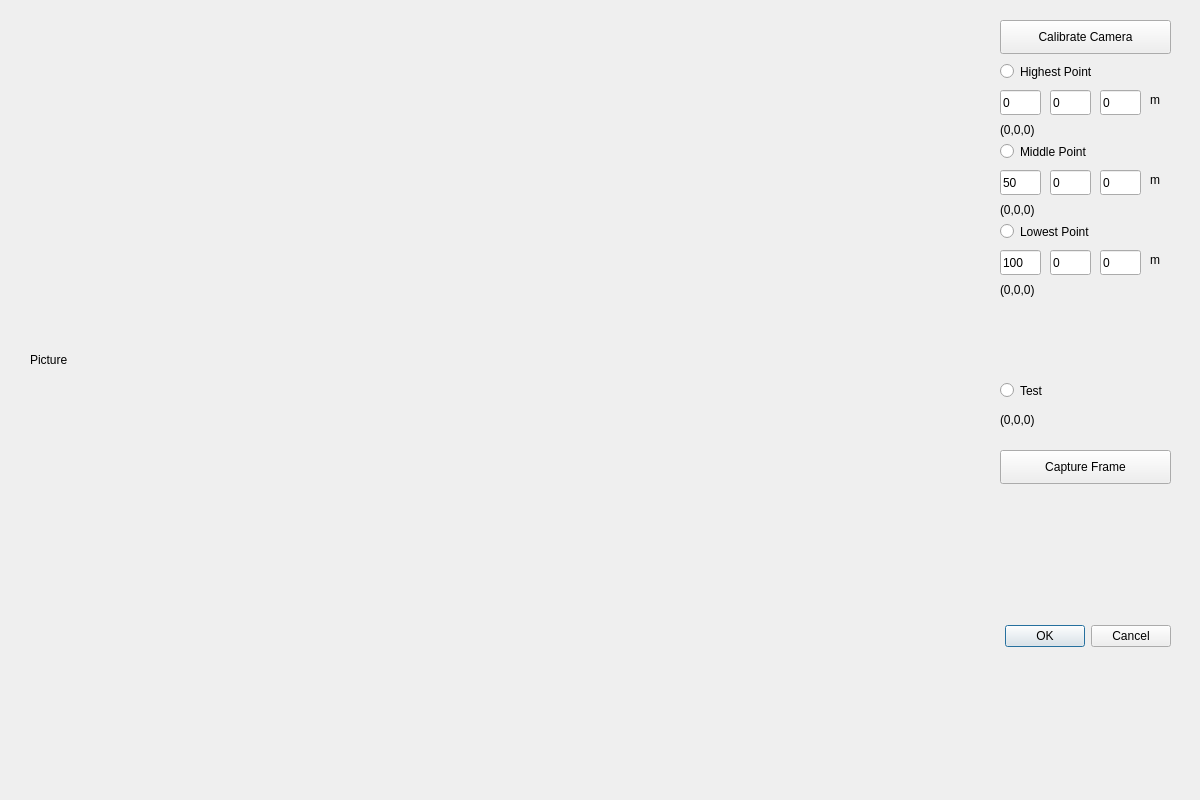
<?xml version="1.0" encoding="UTF-8"?>
<ui version="4.0">
 <class>DialogRange</class>
 <widget class="QDialog" name="DialogRange">
  <property name="geometry">
   <rect>
    <x>0</x>
    <y>0</y>
    <width>1200</width>
    <height>800</height>
   </rect>
  </property>
  <property name="windowTitle">
   <string>Dialog</string>
  </property>
  <widget class="QDialogButtonBox" name="buttonBox">
   <property name="geometry">
    <rect>
     <x>1000</x>
     <y>620</y>
     <width>171</width>
     <height>32</height>
    </rect>
   </property>
   <property name="orientation">
    <enum>Qt::Horizontal</enum>
   </property>
   <property name="standardButtons">
    <set>QDialogButtonBox::Cancel|QDialogButtonBox::Ok</set>
   </property>
  </widget>
  <widget class="QLabelClick" name="imgLabel">
   <property name="geometry">
    <rect>
     <x>30</x>
     <y>20</y>
     <width>960</width>
     <height>680</height>
    </rect>
   </property>
   <property name="text">
    <string>Picture</string>
   </property>
  </widget>
  <widget class="QRadioButton" name="radioH">
   <property name="geometry">
    <rect>
     <x>1000</x>
     <y>60</y>
     <width>131</width>
     <height>23</height>
    </rect>
   </property>
   <property name="text">
    <string>Highest Point</string>
   </property>
   <attribute name="buttonGroup">
    <string notr="true">buttonGroup</string>
   </attribute>
  </widget>
  <widget class="QRadioButton" name="radioM">
   <property name="geometry">
    <rect>
     <x>1000</x>
     <y>140</y>
     <width>131</width>
     <height>23</height>
    </rect>
   </property>
   <property name="text">
    <string>Middle Point</string>
   </property>
   <attribute name="buttonGroup">
    <string notr="true">buttonGroup</string>
   </attribute>
  </widget>
  <widget class="QRadioButton" name="radioL">
   <property name="geometry">
    <rect>
     <x>1000</x>
     <y>220</y>
     <width>121</width>
     <height>23</height>
    </rect>
   </property>
   <property name="text">
    <string>Lowest Point</string>
   </property>
   <attribute name="buttonGroup">
    <string notr="true">buttonGroup</string>
   </attribute>
  </widget>
  <widget class="QLineEdit" name="textH">
   <property name="geometry">
    <rect>
     <x>1000</x>
     <y>90</y>
     <width>41</width>
     <height>25</height>
    </rect>
   </property>
   <property name="text">
    <string>0</string>
   </property>
  </widget>
  <widget class="QLineEdit" name="textM">
   <property name="geometry">
    <rect>
     <x>1000</x>
     <y>170</y>
     <width>41</width>
     <height>25</height>
    </rect>
   </property>
   <property name="text">
    <string>50</string>
   </property>
  </widget>
  <widget class="QLineEdit" name="textL">
   <property name="geometry">
    <rect>
     <x>1000</x>
     <y>250</y>
     <width>41</width>
     <height>25</height>
    </rect>
   </property>
   <property name="text">
    <string>100</string>
   </property>
  </widget>
  <widget class="QLabel" name="mLabelH">
   <property name="geometry">
    <rect>
     <x>1150</x>
     <y>90</y>
     <width>31</width>
     <height>19</height>
    </rect>
   </property>
   <property name="text">
    <string>m</string>
   </property>
  </widget>
  <widget class="QLabel" name="mLabelM">
   <property name="geometry">
    <rect>
     <x>1150</x>
     <y>170</y>
     <width>31</width>
     <height>19</height>
    </rect>
   </property>
   <property name="text">
    <string>m</string>
   </property>
  </widget>
  <widget class="QLabel" name="mLabelL">
   <property name="geometry">
    <rect>
     <x>1150</x>
     <y>250</y>
     <width>31</width>
     <height>19</height>
    </rect>
   </property>
   <property name="text">
    <string>m</string>
   </property>
  </widget>
  <widget class="QLabel" name="posLabelH">
   <property name="geometry">
    <rect>
     <x>1000</x>
     <y>120</y>
     <width>121</width>
     <height>19</height>
    </rect>
   </property>
   <property name="text">
    <string>(0,0,0)</string>
   </property>
  </widget>
  <widget class="QLabel" name="posLabelM">
   <property name="geometry">
    <rect>
     <x>1000</x>
     <y>200</y>
     <width>121</width>
     <height>19</height>
    </rect>
   </property>
   <property name="text">
    <string>(0,0,0)</string>
   </property>
  </widget>
  <widget class="QLabel" name="posLabelL">
   <property name="geometry">
    <rect>
     <x>1000</x>
     <y>280</y>
     <width>121</width>
     <height>19</height>
    </rect>
   </property>
   <property name="text">
    <string>(0,0,0)</string>
   </property>
  </widget>
  <widget class="QLabel" name="posLabelTest">
   <property name="geometry">
    <rect>
     <x>1000</x>
     <y>410</y>
     <width>121</width>
     <height>19</height>
    </rect>
   </property>
   <property name="text">
    <string>(0,0,0)</string>
   </property>
  </widget>
  <widget class="QRadioButton" name="radioTest">
   <property name="geometry">
    <rect>
     <x>1000</x>
     <y>380</y>
     <width>121</width>
     <height>21</height>
    </rect>
   </property>
   <property name="text">
    <string>Test</string>
   </property>
   <attribute name="buttonGroup">
    <string notr="true">buttonGroup</string>
   </attribute>
  </widget>
  <widget class="QPushButton" name="cdButton">
   <property name="geometry">
    <rect>
     <x>1000</x>
     <y>20</y>
     <width>171</width>
     <height>34</height>
    </rect>
   </property>
   <property name="text">
    <string>Calibrate Camera</string>
   </property>
  </widget>
  <widget class="QPushButton" name="capButton">
   <property name="geometry">
    <rect>
     <x>1000</x>
     <y>450</y>
     <width>171</width>
     <height>34</height>
    </rect>
   </property>
   <property name="text">
    <string>Capture Frame</string>
   </property>
  </widget>
  <widget class="QLineEdit" name="textH_2">
   <property name="geometry">
    <rect>
     <x>1050</x>
     <y>90</y>
     <width>41</width>
     <height>25</height>
    </rect>
   </property>
   <property name="text">
    <string>0</string>
   </property>
  </widget>
  <widget class="QLineEdit" name="textH_3">
   <property name="geometry">
    <rect>
     <x>1100</x>
     <y>90</y>
     <width>41</width>
     <height>25</height>
    </rect>
   </property>
   <property name="text">
    <string>0</string>
   </property>
  </widget>
  <widget class="QLineEdit" name="textM_2">
   <property name="geometry">
    <rect>
     <x>1050</x>
     <y>170</y>
     <width>41</width>
     <height>25</height>
    </rect>
   </property>
   <property name="text">
    <string>0</string>
   </property>
  </widget>
  <widget class="QLineEdit" name="textM_3">
   <property name="geometry">
    <rect>
     <x>1100</x>
     <y>170</y>
     <width>41</width>
     <height>25</height>
    </rect>
   </property>
   <property name="text">
    <string>0</string>
   </property>
  </widget>
  <widget class="QLineEdit" name="textL_2">
   <property name="geometry">
    <rect>
     <x>1050</x>
     <y>250</y>
     <width>41</width>
     <height>25</height>
    </rect>
   </property>
   <property name="text">
    <string>0</string>
   </property>
  </widget>
  <widget class="QLineEdit" name="textL_3">
   <property name="geometry">
    <rect>
     <x>1100</x>
     <y>250</y>
     <width>41</width>
     <height>25</height>
    </rect>
   </property>
   <property name="text">
    <string>0</string>
   </property>
  </widget>
 </widget>
 <customwidgets>
  <customwidget>
   <class>QLabelClick</class>
   <extends>QLabel</extends>
   <header location="global">qlabelclick.h</header>
  </customwidget>
 </customwidgets>
 <resources/>
 <connections>
  <connection>
   <sender>buttonBox</sender>
   <signal>accepted()</signal>
   <receiver>DialogRange</receiver>
   <slot>accept()</slot>
   <hints>
    <hint type="sourcelabel">
     <x>248</x>
     <y>254</y>
    </hint>
    <hint type="destinationlabel">
     <x>157</x>
     <y>274</y>
    </hint>
   </hints>
  </connection>
  <connection>
   <sender>buttonBox</sender>
   <signal>rejected()</signal>
   <receiver>DialogRange</receiver>
   <slot>reject()</slot>
   <hints>
    <hint type="sourcelabel">
     <x>316</x>
     <y>260</y>
    </hint>
    <hint type="destinationlabel">
     <x>286</x>
     <y>274</y>
    </hint>
   </hints>
  </connection>
 </connections>
 <buttongroups>
  <buttongroup name="buttonGroup"/>
 </buttongroups>
</ui>
